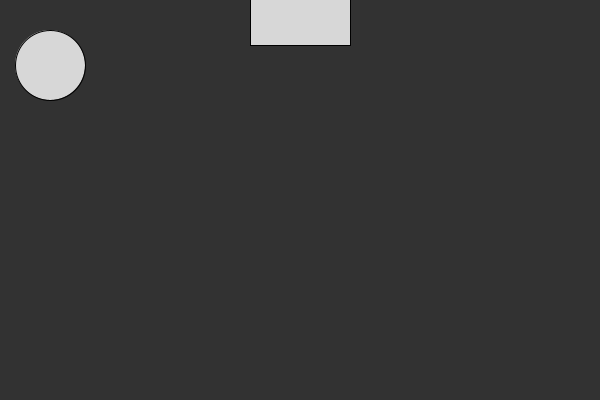
Frame 1 (no input)
Frame 60 (the mouse pressed at the canvas centre just before this capture): identical to frame 1, image omitted
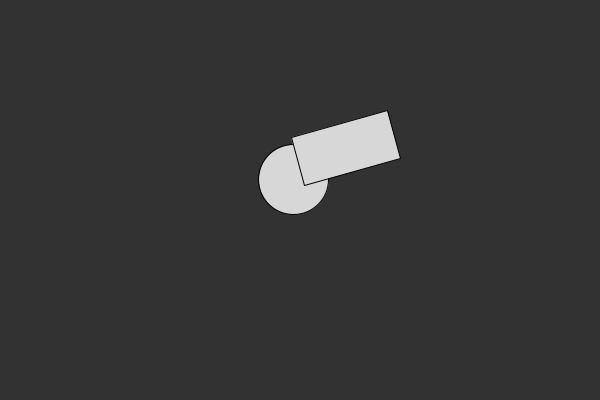
Frame 120 (the mouse held since frame 60 and released just before this capture)

The Processing sketch that drew these frames (run headless with seeded random() and noise(); from frame 60 on, the mouse is pressed at the canvas centre):

// Processing sketch: processing_42743
// ── processing_42743.pde

/*
M. Kontopoulos, 2011
 Easing between two specific points in space.
 One function for an ellipse and one for a rect.
 */

float e_x, e_y;
float r_x, r_y;
float r_a;
float e_easing = 0.06;
float r_easing = 0.04;

void setup()
{
  size(600, 400);
  rectMode(CENTER);
  fill(215);
  smooth();
  e_x = 50; //ellipse x starting point
  e_y = 65; //ellipse y starting point
  r_x = 300;  //rect x starting point
  r_y = 20;   //rect y starting point
}

void draw()
{
  background(50);
  ellipseShift(mouseX);
  rectShift(mouseX);
}


void ellipseShift(float mx)
{  
  pushMatrix();
  float targetX = map(mx, 0, width, 50, 550);
  float targetY = map(mx, 0, width, 65, 300);  

  e_x += (targetX - e_x) * e_easing;
  e_y += (targetY - e_y) * e_easing;

  translate(e_x, e_y);
  ellipse(0, 0, 70, 70);
  popMatrix();
}
void rectShift(float mx)
{
  pushMatrix();
  float targetX = map(mx, 0, width, 300, 400);
  float targetY = map(mx, 0, width, 20, 300);  
  float targetA = map(mx, 0, width, 0, TWO_PI);

  r_x += (targetX - r_x) * r_easing;
  r_y += (targetY - r_y) * r_easing;
  r_a += (targetA - r_a) * r_easing;

  translate(r_x, r_y);
  rotate(r_a);
  rect(0, 0, 100, 50);
  popMatrix();
}
